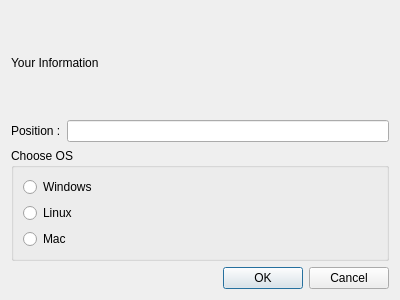
<?xml version="1.0" encoding="UTF-8"?>
<ui version="4.0">
 <class>lineEditPosition</class>
 <widget class="QDialog" name="lineEditPosition">
  <property name="geometry">
   <rect>
    <x>0</x>
    <y>0</y>
    <width>400</width>
    <height>300</height>
   </rect>
  </property>
  <property name="windowTitle">
   <string>Dialog</string>
  </property>
  <layout class="QVBoxLayout" name="verticalLayout_2">
   <item>
    <widget class="QLabel" name="label">
     <property name="text">
      <string>Your Information</string>
     </property>
    </widget>
   </item>
   <item>
    <layout class="QHBoxLayout" name="horizontalLayout">
     <item>
      <widget class="QLabel" name="label_2">
       <property name="text">
        <string>Position :</string>
       </property>
      </widget>
     </item>
     <item>
      <widget class="QLineEdit" name="lineEditPosition_2"/>
     </item>
    </layout>
   </item>
   <item>
    <widget class="QGroupBox" name="groupBox">
     <property name="title">
      <string>Choose OS</string>
     </property>
     <layout class="QVBoxLayout" name="verticalLayout">
      <item>
       <widget class="QRadioButton" name="windowsRadioButton">
        <property name="text">
         <string>Windows</string>
        </property>
       </widget>
      </item>
      <item>
       <widget class="QRadioButton" name="linuxRadioButton">
        <property name="text">
         <string>Linux</string>
        </property>
       </widget>
      </item>
      <item>
       <widget class="QRadioButton" name="macRadioButton">
        <property name="text">
         <string>Mac</string>
        </property>
       </widget>
      </item>
     </layout>
    </widget>
   </item>
   <item>
    <layout class="QHBoxLayout" name="horizontalLayout_2">
     <item>
      <spacer name="horizontalSpacer">
       <property name="orientation">
        <enum>Qt::Horizontal</enum>
       </property>
       <property name="sizeHint" stdset="0">
        <size>
         <width>88</width>
         <height>20</height>
        </size>
       </property>
      </spacer>
     </item>
     <item>
      <widget class="QPushButton" name="okPushButton">
       <property name="text">
        <string>OK</string>
       </property>
      </widget>
     </item>
     <item>
      <widget class="QPushButton" name="cancelPushButton">
       <property name="text">
        <string>Cancel</string>
       </property>
      </widget>
     </item>
    </layout>
   </item>
  </layout>
 </widget>
 <resources/>
 <connections/>
</ui>
